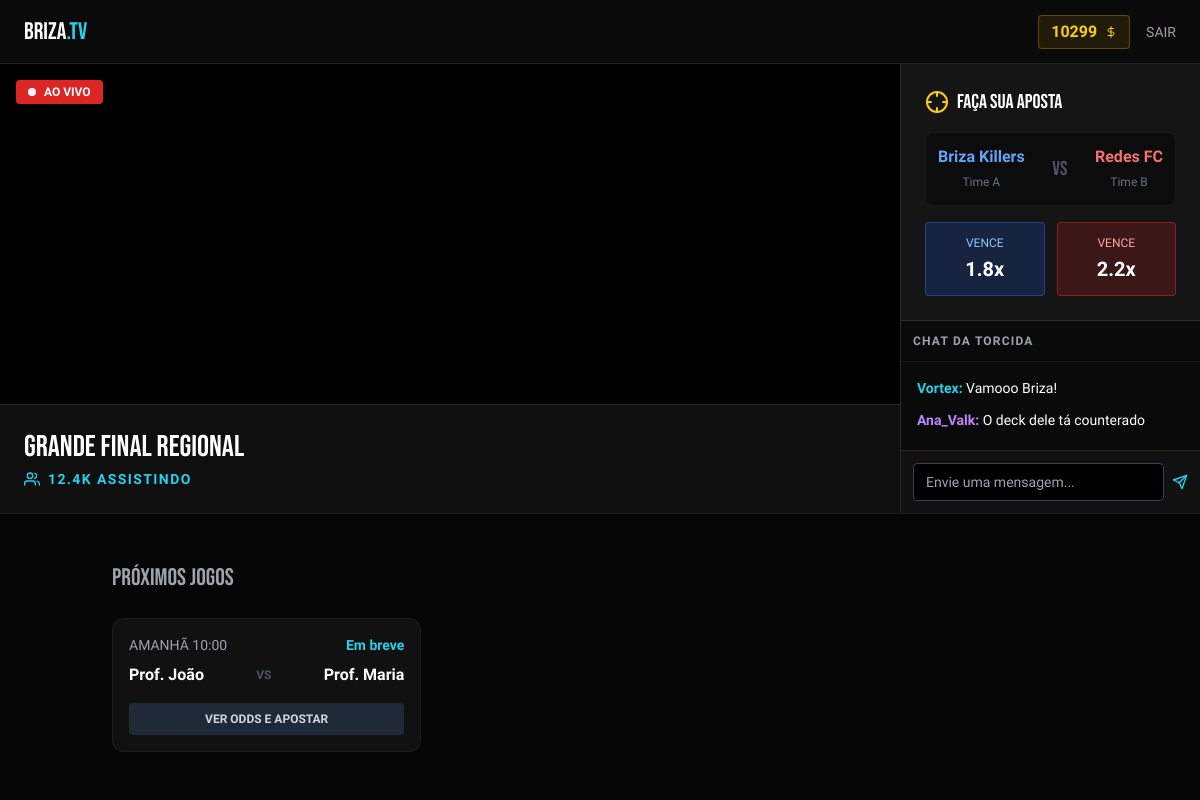
/torneios (signed in), run on the app's committed database.
### tables this page shows
CREATE TABLE usuarios (
        id INTEGER PRIMARY KEY AUTOINCREMENT,
        nome_completo TEXT NOT NULL,
        email TEXT UNIQUE NOT NULL,
        senha_hash TEXT NOT NULL,
        moedas INTEGER DEFAULT 500,
        tipo_usuario TEXT DEFAULT 'torcedor',
        ultimo_bau TEXT -- Guarda a data YYYY-MM-DD da última abertura
    );

CREATE TABLE partidas (
        id INTEGER PRIMARY KEY AUTOINCREMENT,
        titulo TEXT NOT NULL,
        time_a TEXT NOT NULL,
        time_b TEXT NOT NULL,
        data_jogo TEXT,
        odd_a REAL DEFAULT 2.0,
        odd_b REAL DEFAULT 2.0,
        status TEXT DEFAULT 'aberta',
        embed_url TEXT -- Link do YouTube/Twitch
    );

### app.py (the view)
@app.route('/torneios')
def torneios():
    if 'usuario_id' not in session: return redirect(url_for('login'))
    conn = get_db_connection()
    todas = conn.execute('SELECT * FROM partidas WHERE status="aberta"').fetchall()
    destaque = todas[0] if todas else None
    lista = todas[1:] if len(todas) > 1 else []
    u = conn.execute('SELECT moedas FROM usuarios WHERE id=?',(session['usuario_id'],)).fetchone()
    conn.close()
    return render_template('torneios.html', destaque=destaque, partidas=lista, saldo=u['moedas'])

### app.py (called while the page is built)
def get_db_connection():
    conn = sqlite3.connect(DB_NAME)
    conn.row_factory = sqlite3.Row
    return conn

### templates/torneios.html (shortened to what this page needs)
<!DOCTYPE html>
<html lang="pt-br">
<head>
    <script src="https://cdn.tailwindcss.com"></script>
</head>
<body class="min-h-screen flex flex-col">
    <header class="border-b border-white/10 bg-[#0a0a0a] sticky top-0 z-50 h-16 flex items-center px-6 justify-between">
        <a href="/" class="text-2xl font-bebas text-white">BRIZA<span class="text-cyan-400">.TV</span></a>
        <div class="flex items-center gap-4">
            <div class="bg-yellow-500/10 px-3 py-1 rounded border border-yellow-500/30 flex items-center gap-2">
                <span id="saldo-topo" class="text-yellow-400 font-bold">{{ saldo }}</span>
                <i data-feather="dollar-sign" class="w-3 h-3 text-yellow-400"></i>
            </div>
            <a href="/perfil" class="text-gray-400 hover:text-white text-sm">SAIR</a>
        </div>
    </header>
    <div class="flex flex-col lg:flex-row flex-1 h-[calc(100vh-64px)]">
        <div class="lg:w-3/4 bg-black relative flex flex-col">
            {% if destaque %}
            <div class="flex-1 relative bg-black flex items-center justify-center">
                <iframe class="w-full h-full absolute inset-0"
                        src="{{ destaque.embed_url if destaque.embed_url else 'https://www.youtube.com/embed/S7x5Z6w7s8s?autoplay=1&mute=1' }}"
                        title="Live Stream" frameborder="0" allow="accelerometer; autoplay; clipboard-write; encrypted-media; gyroscope; picture-in-picture" allowfullscreen>
                </iframe>
                <div class="absolute top-4 left-4 bg-red-600 text-white px-3 py-1 rounded font-bold text-xs flex items-center gap-2 z-10">
                    <span class="w-2 h-2 bg-white rounded-full live-dot"></span> AO VIVO
                </div>
            </div>
            <div class="p-6 border-t border-white/10 bg-[#0f0f0f]">
                <div class="flex justify-between items-start">
                    <div>
                        <h1 class="text-3xl font-bebas text-white mb-1">{{ destaque.titulo }}</h1>
                        <p class="text-cyan-400 text-sm font-bold tracking-widest flex items-center gap-2">
                            <i data-feather="users" class="w-4 h-4"></i> 12.4K ASSISTINDO
                        </p>
                    </div>
                </div>
            </div>
            {% else %}
            <div class="flex-1 flex items-center justify-center text-gray-500">
                <p>Nenhuma transmissão ativa no momento.</p>
            </div>
            {% endif %}
        </div>
        <div class="lg:w-1/4 bg-[#111] border-l border-white/10 flex flex-col">
            <div class="p-6 border-b border-white/10 bg-[#151515]">
                <h2 class="text-xl font-bebas text-white mb-4 flex items-center gap-2">
                    <i data-feather="crosshair" class="text-yellow-400"></i> FAÇA SUA APOSTA
                </h2>
                {% if destaque %}
                <div class="flex justify-between items-center bg-black/40 rounded-lg p-3 mb-4 border border-white/5">
                    <div class="text-center">
                        <span class="block font-bold text-blue-400">{{ destaque.time_a }}</span>
                        <span class="text-xs text-gray-500">Time A</span>
                    </div>
                    <span class="font-bebas text-xl text-gray-600">VS</span>
                    <div class="text-center">
                        <span class="block font-bold text-red-400">{{ destaque.time_b }}</span>
                        <span class="text-xs text-gray-500">Time B</span>
                    </div>
                </div>
                <div class="grid grid-cols-2 gap-3">
                    <button onclick="apostar({{ destaque.id }}, 'time_a', '{{ destaque.time_a }}', {{ destaque.odd_a }})" class="bg-blue-600/20 border border-blue-600/50 hover:bg-blue-600 text-white p-3 rounded transition group">
                        <span class="block text-xs text-blue-300 group-hover:text-white mb-1">VENCE</span>
                        <span class="block font-bold text-xl">{{ destaque.odd_a }}x</span>
                    </button>
                    <button onclick="apostar({{ destaque.id }}, 'time_b', '{{ destaque.time_b }}', {{ destaque.odd_b }})" class="bg-red-600/20 border border-red-600/50 hover:bg-red-600 text-white p-3 rounded transition group">
                        <span class="block text-xs text-red-300 group-hover:text-white mb-1">VENCE</span>
                        <span class="block font-bold text-xl">{{ destaque.odd_b }}x</span>
                    </button>
                </div>
                {% else %}
                <p class="text-gray-500 text-sm">Aguardando próxima partida...</p>
                {% endif %}
            </div>
            <div class="flex-1 flex flex-col overflow-hidden bg-[#0a0a0a]">
                <div class="p-3 border-b border-white/5 text-xs font-bold text-gray-400 uppercase tracking-widest">Chat da Torcida</div>
                <div id="chat-box" class="flex-1 overflow-y-auto p-4 space-y-3 no-scrollbar">
                    <div class="text-sm"><span class="font-bold text-cyan-400">Vortex:</span> Vamooo Briza!</div>
                    <div class="text-sm"><span class="font-bold text-purple-400">Ana_Valk:</span> O deck dele tá counterado</div>
                </div>
                <div class="p-3 bg-[#111] border-t border-white/10">
                    <div class="flex gap-2">
                        <input type="text" id="chat-input" placeholder="Envie uma mensagem..." class="flex-1 bg-black border border-gray-700 rounded px-3 py-2 text-sm text-white focus:border-cyan-400 outline-none">
                        <button onclick="enviarChat()" class="text-cyan-400 hover:text-white"><i data-feather="send" class="w-4 h-4"></i></button>
                    </div>
                </div>
            </div>
        </div>
    </div>
    {% if partidas %}
    <section class="bg-[#050505] py-12 border-t border-white/10">
        <div class="container mx-auto px-6">
            <h3 class="text-2xl font-bebas text-gray-400 mb-6">PRÓXIMOS JOGOS</h3>
            <div class="grid md:grid-cols-3 gap-6">
                {% for jogo in partidas %}
                <div class="bg-[#111] p-4 rounded-xl border border-white/5 hover:border-cyan-500/50 transition">
                    <div class="flex justify-between text-sm mb-2">
                        <span class="text-gray-400">{{ jogo.data_jogo }}</span>
                        <span class="text-cyan-400 font-bold">Em breve</span>
                    </div>
                    <div class="flex justify-between items-center font-bold text-white mb-4">
                        <span>{{ jogo.time_a }}</span>
                        <span class="text-gray-600 text-xs">VS</span>
                        <span>{{ jogo.time_b }}</span>
                    </div>
                    <button onclick="apostar({{ jogo.id }}, 'time_a', '{{ jogo.time_a }}', {{ jogo.odd_a }})" class="w-full bg-gray-800 hover:bg-gray-700 text-gray-300 py-2 rounded text-xs font-bold transition">
                        VER ODDS E APOSTAR
                    </button>
                </div>
                {% endfor %}
            </div>
        </div>
    </section>
    {% endif %}
</body>
</html>

### templates/torneios.html (style rules this page uses)
body { font-family: 'Rajdhani', sans-serif; background-color: #050505; color: white; overflow-x: hidden; }
.font-bebas { font-family: 'Bebas Neue', cursive; }
.no-scrollbar { -ms-overflow-style: none; scrollbar-width: none; }
.live-dot { animation: blink 1s infinite; }

### data on the page
usuarios: moedas "10299"
partidas: titulo "GRANDE FINAL REGIONAL", time_a "Briza Killers", time_b "Redes FC", odd_a "1.8", odd_b "2.2"
partidas: data_jogo "AMANHÃ 10:00", time_a "Prof. João", time_b "Prof. Maria"
